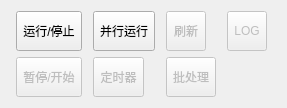
<?xml version="1.0" encoding="UTF-8"?>
<ui version="4.0">
 <class>ContorlButtonBar</class>
 <widget class="QWidget" name="ContorlButtonBar">
  <property name="geometry">
   <rect>
    <x>0</x>
    <y>0</y>
    <width>287</width>
    <height>104</height>
   </rect>
  </property>
  <property name="windowTitle">
   <string>Form</string>
  </property>
  <layout class="QGridLayout" name="gridLayout">
   <item row="0" column="0">
    <widget class="QToolButton" name="toolButtonRun">
     <property name="minimumSize">
      <size>
       <width>40</width>
       <height>40</height>
      </size>
     </property>
     <property name="toolTip">
      <string>运行/停止</string>
     </property>
     <property name="text">
      <string>运行/停止</string>
     </property>
     <property name="icon">
      <iconset resource="Contorl.qrc">
       <normaloff>:/icon/run.svg</normaloff>:/icon/run.svg</iconset>
     </property>
     <property name="iconSize">
      <size>
       <width>30</width>
       <height>30</height>
      </size>
     </property>
    </widget>
   </item>
   <item row="0" column="1">
    <widget class="QToolButton" name="toolButtonParalleRun">
     <property name="minimumSize">
      <size>
       <width>40</width>
       <height>40</height>
      </size>
     </property>
     <property name="toolTip">
      <string>并行运行</string>
     </property>
     <property name="text">
      <string>并行运行</string>
     </property>
     <property name="icon">
      <iconset resource="Contorl.qrc">
       <normaloff>:/icon/muti-run.svg</normaloff>:/icon/muti-run.svg</iconset>
     </property>
     <property name="iconSize">
      <size>
       <width>30</width>
       <height>30</height>
      </size>
     </property>
    </widget>
   </item>
   <item row="0" column="2">
    <widget class="QToolButton" name="toolButtonRefreash">
     <property name="enabled">
      <bool>false</bool>
     </property>
     <property name="minimumSize">
      <size>
       <width>40</width>
       <height>40</height>
      </size>
     </property>
     <property name="toolTip">
      <string>刷新显示</string>
     </property>
     <property name="text">
      <string>刷新</string>
     </property>
     <property name="icon">
      <iconset resource="Contorl.qrc">
       <normaloff>:/icon/refresh.svg</normaloff>:/icon/refresh.svg</iconset>
     </property>
     <property name="iconSize">
      <size>
       <width>30</width>
       <height>30</height>
      </size>
     </property>
    </widget>
   </item>
   <item row="0" column="3">
    <widget class="QToolButton" name="toolButtonLOG">
     <property name="enabled">
      <bool>false</bool>
     </property>
     <property name="minimumSize">
      <size>
       <width>40</width>
       <height>40</height>
      </size>
     </property>
     <property name="toolTip">
      <string>打开log文件</string>
     </property>
     <property name="text">
      <string>LOG</string>
     </property>
     <property name="icon">
      <iconset resource="Contorl.qrc">
       <normaloff>:/icon/check.svg</normaloff>:/icon/check.svg</iconset>
     </property>
     <property name="iconSize">
      <size>
       <width>30</width>
       <height>30</height>
      </size>
     </property>
    </widget>
   </item>
   <item row="1" column="0">
    <widget class="QToolButton" name="toolButtonPause">
     <property name="enabled">
      <bool>false</bool>
     </property>
     <property name="minimumSize">
      <size>
       <width>40</width>
       <height>40</height>
      </size>
     </property>
     <property name="toolTip">
      <string>暂停继续</string>
     </property>
     <property name="text">
      <string>暂停/开始</string>
     </property>
     <property name="icon">
      <iconset resource="Contorl.qrc">
       <normaloff>:/icon/pause.svg</normaloff>:/icon/pause.svg</iconset>
     </property>
     <property name="iconSize">
      <size>
       <width>30</width>
       <height>30</height>
      </size>
     </property>
    </widget>
   </item>
   <item row="1" column="1">
    <widget class="QToolButton" name="toolButtonTimer">
     <property name="enabled">
      <bool>false</bool>
     </property>
     <property name="minimumSize">
      <size>
       <width>40</width>
       <height>40</height>
      </size>
     </property>
     <property name="toolTip">
      <string>定时器开/关</string>
     </property>
     <property name="text">
      <string>定时器</string>
     </property>
     <property name="icon">
      <iconset resource="Contorl.qrc">
       <normaloff>:/icon/off.svg</normaloff>:/icon/off.svg</iconset>
     </property>
     <property name="iconSize">
      <size>
       <width>30</width>
       <height>30</height>
      </size>
     </property>
    </widget>
   </item>
   <item row="1" column="2">
    <widget class="QToolButton" name="toolButton">
     <property name="enabled">
      <bool>false</bool>
     </property>
     <property name="minimumSize">
      <size>
       <width>40</width>
       <height>40</height>
      </size>
     </property>
     <property name="toolTip">
      <string>批处理</string>
     </property>
     <property name="text">
      <string>批处理</string>
     </property>
     <property name="icon">
      <iconset resource="Contorl.qrc">
       <normaloff>:/icon/batch.svg</normaloff>:/icon/batch.svg</iconset>
     </property>
     <property name="iconSize">
      <size>
       <width>30</width>
       <height>30</height>
      </size>
     </property>
    </widget>
   </item>
  </layout>
  <action name="actionRun">
   <property name="text">
    <string>run</string>
   </property>
   <property name="toolTip">
    <string>运行/停止计算程序</string>
   </property>
  </action>
 </widget>
 <resources>
  <include location="Contorl.qrc"/>
 </resources>
 <connections/>
</ui>
